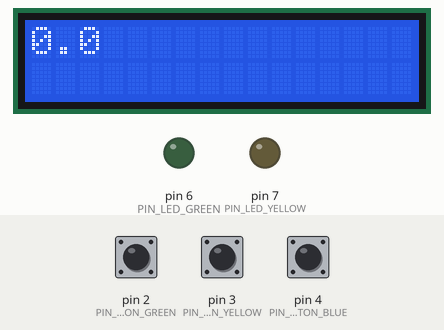
The sketch below on a simulated Arduino Uno, built with avr-gcc and run on an emulated ATmega328P. On the bench: 16×2 character LCD, output pins drawn as LEDs (lit = HIGH). The test bench sets the inputs (shaded band); at power-on: pin 3 (PIN_PUSHBUTTON_YELLOW) HIGH, pin 4 (PIN_PUSHBUTTON_BLUE) HIGH, pin 2 (PIN_PUSHBUTTON_GREEN) HIGH.

Above: at 1.2 s.
1.3 s: pin 3 (PIN_PUSHBUTTON_YELLOW) pulled LOW for 0.15 s
At 1.41 s:
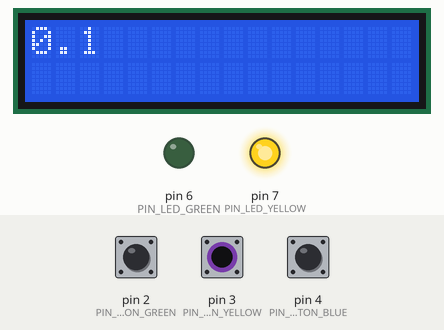
2.0 s: pin 4 (PIN_PUSHBUTTON_BLUE) pulled LOW for 0.15 s
At 3.1 s:
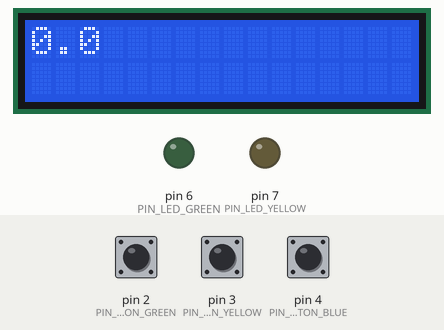
3.6 s: pin 3 (PIN_PUSHBUTTON_YELLOW) pulled LOW for 1 s
At 3.81 s:
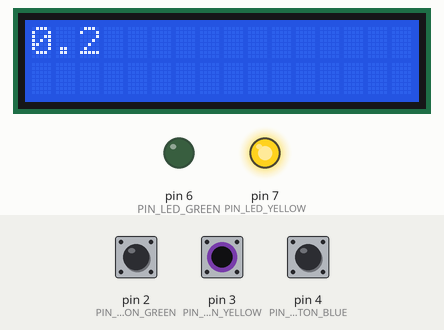
5.2 s: pin 4 (PIN_PUSHBUTTON_BLUE) pulled LOW for 1 s
At 5.23 s:
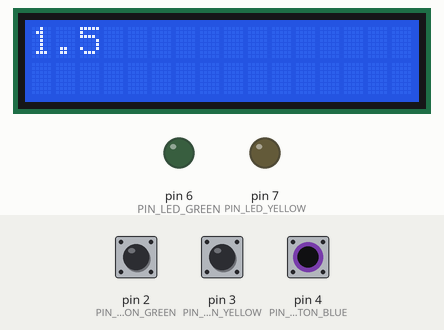
Timing chart, 0 to 8.2 s (numbered marks = the images above; inputs shaded):
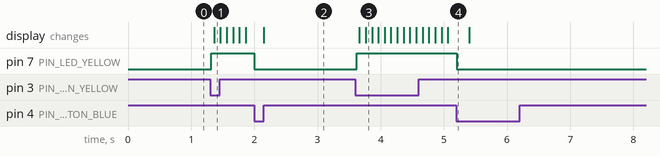

Measured:
- after the input at 1.3 s, pin 7 (PIN_LED_YELLOW): LOW → HIGH at once; the display: changes after 0.06 s (image 1)
- after the input at 2.0 s, pin 7 (PIN_LED_YELLOW): HIGH → LOW at once
- after the input at 3.6 s, pin 7 (PIN_LED_YELLOW): LOW → HIGH at once; the display: first changes after 0.06 s (image 3 shows a later state)
- after the input at 5.2 s, pin 7 (PIN_LED_YELLOW): HIGH → LOW at once

The sketch:

TwoTimersSFRs.ino
```cpp
#include <LiquidCrystal.h>

/***  LCD ***/
LiquidCrystal lcd(13, 12, 11, 10, 9, 8);
#define LINE_1 0
#define LINE_2 1

// Using a 16 MHz clock, we want 0.1 second interrupts();
// Timer 1 used for the Yellow Timer
// Legal values are 0 to 65536
// Prescaler 1 --> 1,600,000
// Prescaler 8 --> 200,000
// Prescaler 64 --> 25000   // Highest possible legal value!
// Prescaler 256 --> 6250
// Prescaler 1024 --> 1562.5  // Try to avoid non-integers
// Timer 2 used for the Green Timer (use 0.001 second interrupts)
// Legal values are 0 to 256
// Prescaler 8 -->
// Prescaler 32 -->
// Prescaler 64 -->

// Counter and compare values
#define TIMER_1_START 0
#define TIMER_1_COMPARE 25000

#define PIN_PUSHBUTTON_GREEN 2
#define PIN_PUSHBUTTON_YELLOW 3
#define PIN_PUSHBUTTON_BLUE 4

#define PIN_LED_GREEN 6
#define PIN_LED_YELLOW 7

/*** Interrupt flags ***/
volatile int mainEventFlags = 0;
#define FLAG_PUSHBUTTON_GREEN 0x01
#define FLAG_PUSHBUTTON_YELLOW 0x02

unsigned long yellowTimerTenthsSecond = 0;
uint8_t isYellowTimerRunning = 0;

// unsigned long priorTimeMs = 0;

void setup() {
  lcd.begin(16, 2);
  pinMode(PIN_PUSHBUTTON_YELLOW, INPUT_PULLUP);
  pinMode(PIN_PUSHBUTTON_GREEN, INPUT_PULLUP);
  pinMode(PIN_PUSHBUTTON_BLUE, INPUT_PULLUP);

  attachInterrupt(digitalPinToInterrupt(PIN_PUSHBUTTON_GREEN), green_pushbutton_isr, FALLING);
  attachInterrupt(digitalPinToInterrupt(PIN_PUSHBUTTON_YELLOW), yellow_pushbutton_isr, FALLING);

  pinMode(PIN_LED_GREEN, OUTPUT);
  pinMode(PIN_LED_YELLOW, OUTPUT);
  digitalWrite(PIN_LED_GREEN, LOW);
  digitalWrite(PIN_LED_YELLOW, LOW);

  // Timer 1 setup
  TCCR1A = 0;  // Reset Timer1 Control Reg A
  // Set to prescaler of 64
  TCCR1B &= ~_BV(CS12);
  TCCR1B |= _BV(CS11);
  TCCR1B |= _BV(CS10);
  TCNT1 = TIMER_1_START;
  OCR1A = TIMER_1_COMPARE;  // Reset Timer1 and set compare value
  TIMSK1 = _BV(OCIE1A);     // Enable Timer1 overflow interrupt
  sei();                    // Enable global interrupts
}

void loop() {
  if (mainEventFlags & FLAG_PUSHBUTTON_GREEN) {
    delay(20);
    mainEventFlags &= ~FLAG_PUSHBUTTON_GREEN;
    if (!digitalRead(PIN_PUSHBUTTON_GREEN)) {
      // do stuff
    }
  }
  if (mainEventFlags & FLAG_PUSHBUTTON_YELLOW) {
    delay(20);
    mainEventFlags &= ~FLAG_PUSHBUTTON_YELLOW;
    if (!digitalRead(PIN_PUSHBUTTON_YELLOW)) {
      // do stuff
      isYellowTimerRunning = !isYellowTimerRunning;
      digitalWrite(PIN_LED_YELLOW, isYellowTimerRunning);
    }
  }
  if (!digitalRead(PIN_PUSHBUTTON_BLUE)) {
    // do stuff
    digitalWrite(PIN_LED_GREEN, LOW);
    digitalWrite(PIN_LED_YELLOW, LOW);
    lcd.clear();
    isYellowTimerRunning = 0;
    yellowTimerTenthsSecond = 0;
  }

  // unsigned long currentTimeMs = millis();
  // unsigned long elapsedTimeMs = currentTimeMs - priorTimeMs;
  // priorTimeMs = currentTimeMs;
  // if (isYellowTimerRunning) {
  //   yellowTimerMs += elapsedTimeMs;
  // }
  updateLcd();
  // delay(50);
}

void updateLcd() {
  lcd.setCursor(0, LINE_1);
  lcd.print(yellowTimerTenthsSecond / 10);
  lcd.print(".");
  lcd.print(yellowTimerTenthsSecond % 10);
  //lcd.print("   ");
}

// Simple ISRs that set flags only
void green_pushbutton_isr() {
  mainEventFlags |= FLAG_PUSHBUTTON_GREEN;
}

void yellow_pushbutton_isr() {
  mainEventFlags |= FLAG_PUSHBUTTON_YELLOW;
}

ISR(TIMER1_COMPA_vect) {
  TCNT1 = TIMER_1_START;
  if (isYellowTimerRunning) {
    yellowTimerTenthsSecond++;
  }
}
```
